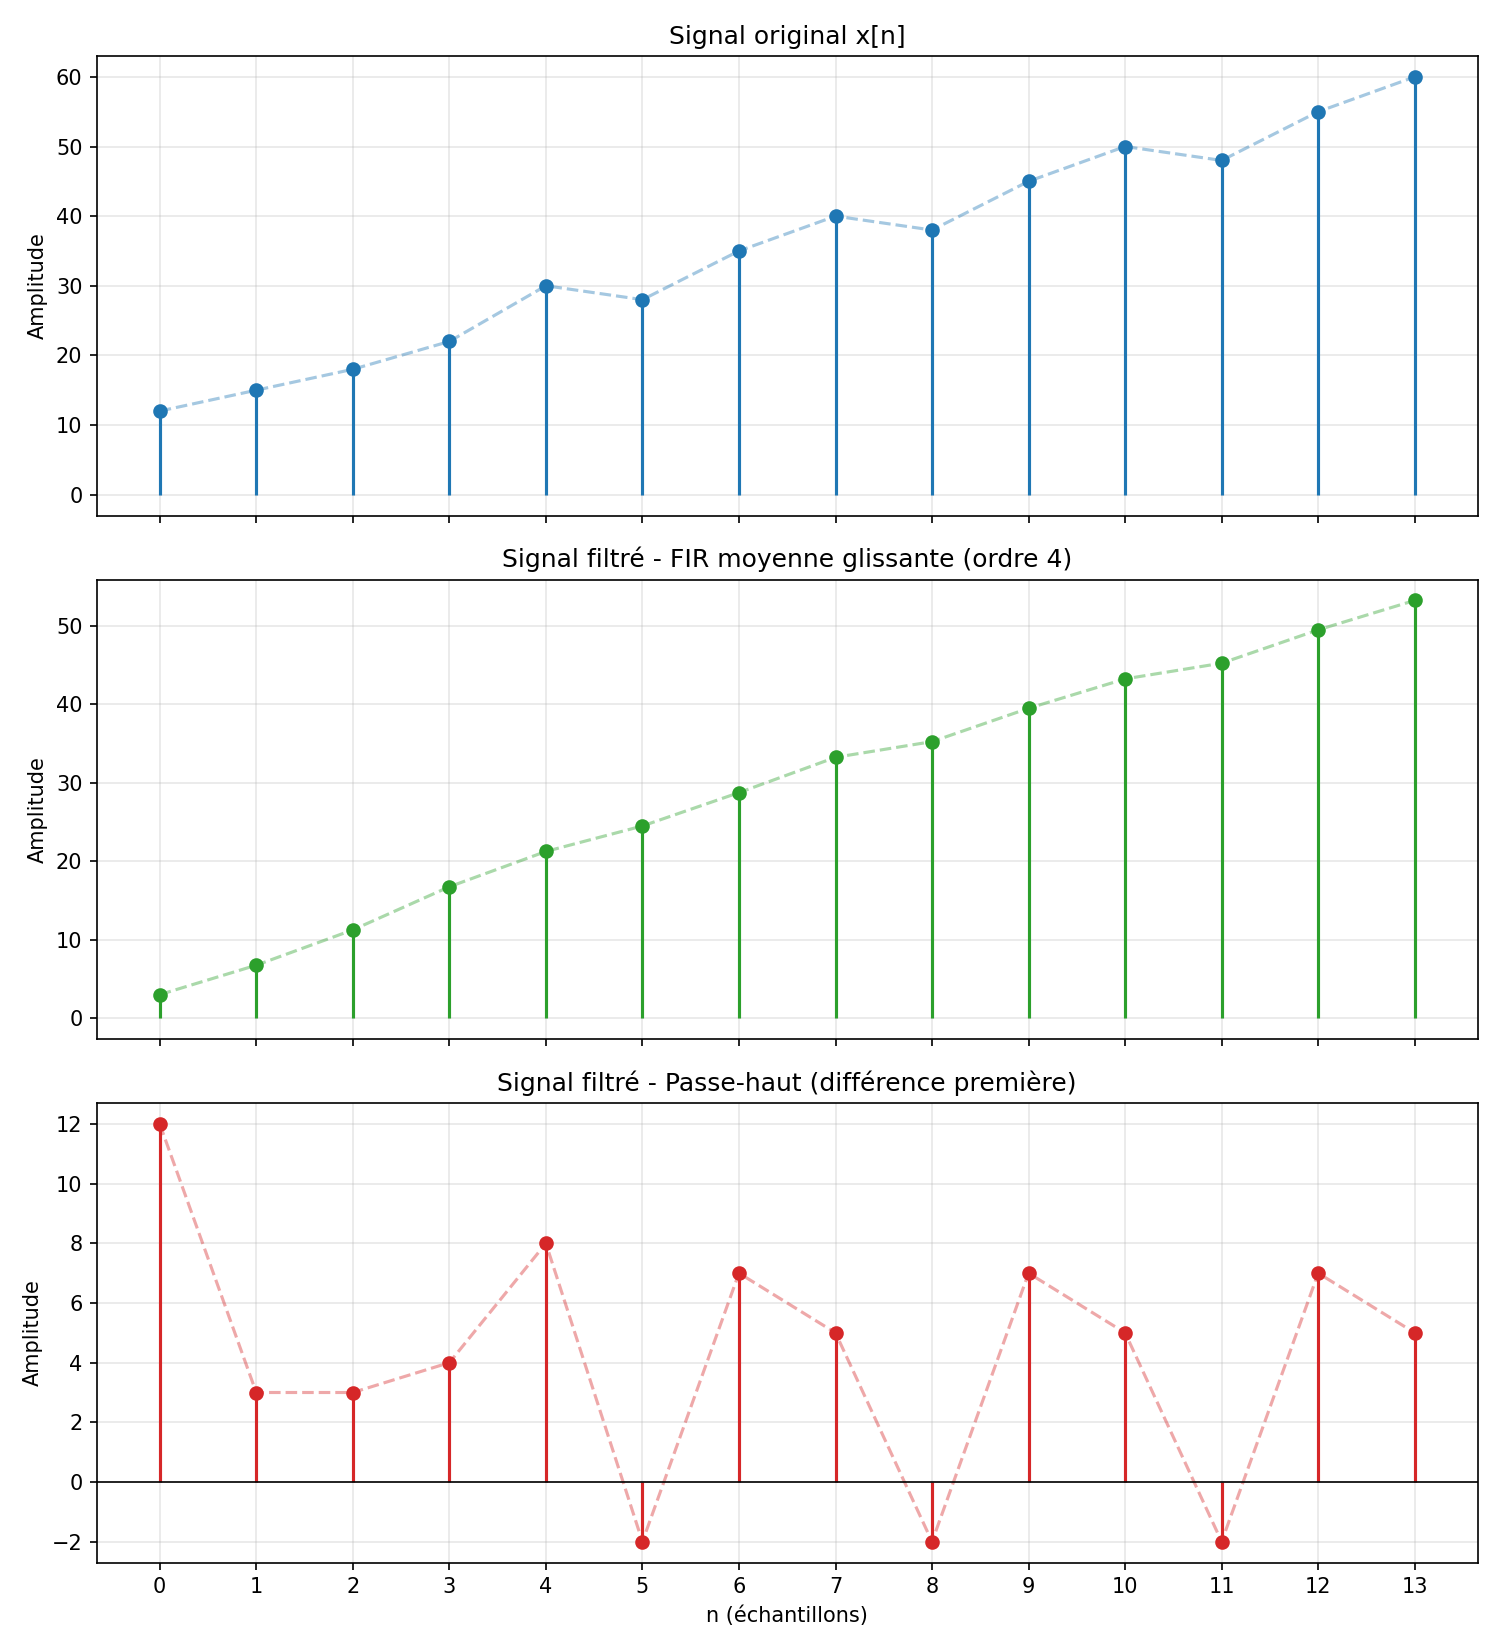

Source code (Python):
"""
TP Traitement Numérique du Signal
Partie B : Filtrage numérique
"""

import numpy as np
import pandas as pd
import matplotlib.pyplot as plt

# ---------------------------------------------------------
# Signal d'entrée x[n]
# ---------------------------------------------------------
x = np.array([12, 15, 18, 22, 30, 28, 35, 40, 38, 45, 50, 48, 55, 60])
n = np.arange(len(x))
N = len(x)

# ===========================================================
# 1) FILTRE FIR - MOYENNE GLISSANTE (ordre 4)
#    y[n] = 1/4 * sum_{k=0}^{3} x[n-k]
#    Convention : x[n] = 0 pour n < 0 (signal causal, padding à gauche)
# ===========================================================
x_pad = np.concatenate((np.zeros(3), x))  # 3 zéros ajoutés avant x[0]

y_fir = np.zeros(N)
for i in range(N):
    # x_pad[i:i+4] correspond à x[n-3..n] -> on les additionne puis /4
    y_fir[i] = np.mean(x_pad[i:i + 4])

# Vérification équivalente avec un produit de convolution (même résultat)
h_fir = np.ones(4) / 4
y_fir_conv = np.convolve(x, h_fir, mode="full")[:N]
assert np.allclose(y_fir, y_fir_conv), "Les deux méthodes doivent être identiques"

# ===========================================================
# 2) FILTRE PASSE-HAUT (différence première)
#    y[n] = x[n] - x[n-1]
#    Convention : x[-1] = 0
# ===========================================================
x_pad_hp = np.concatenate(([0], x))
y_hp = x_pad_hp[1:] - x_pad_hp[:-1]

# ===========================================================
# Tableau récapitulatif (pandas)
# ===========================================================
df = pd.DataFrame({
    "n": n,
    "x[n]": x,
    "y_FIR[n] (moy. glissante)": np.round(y_fir, 3),
    "y_HP[n] (passe-haut)": y_hp
})

print("=" * 65)
print("Tableau complet des signaux filtrés")
print("=" * 65)
print(df.to_string(index=False))

print("\n" + "=" * 65)
print("5 premières valeurs filtrées (filtre FIR moyenne glissante)")
print("=" * 65)
for i in range(5):
    print(f"y[{i}] = {y_fir[i]:.3f}")

# ---------------------------------------------------------
# Sauvegarde du tableau en CSV
# ---------------------------------------------------------
df.to_csv("partie_B_resultats.csv", index=False)

# ===========================================================
# Visualisation
# ===========================================================
fig, axes = plt.subplots(3, 1, figsize=(10, 11), sharex=True)

# --- Signal original ---
axes[0].stem(n, x, basefmt=" ", linefmt="C0-", markerfmt="C0o")
axes[0].plot(n, x, "C0--", alpha=0.4)
axes[0].set_title("Signal original x[n]")
axes[0].set_ylabel("Amplitude")
axes[0].grid(True, alpha=0.3)

# --- Signal filtré FIR ---
axes[1].stem(n, y_fir, basefmt=" ", linefmt="C2-", markerfmt="C2o")
axes[1].plot(n, y_fir, "C2--", alpha=0.4)
axes[1].set_title("Signal filtré - FIR moyenne glissante (ordre 4)")
axes[1].set_ylabel("Amplitude")
axes[1].grid(True, alpha=0.3)

# --- Signal filtré passe-haut ---
axes[2].stem(n, y_hp, basefmt=" ", linefmt="C3-", markerfmt="C3o")
axes[2].plot(n, y_hp, "C3--", alpha=0.4)
axes[2].axhline(0, color="black", linewidth=0.8)
axes[2].set_title("Signal filtré - Passe-haut (différence première)")
axes[2].set_xlabel("n (échantillons)")
axes[2].set_ylabel("Amplitude")
axes[2].grid(True, alpha=0.3)

plt.xticks(n)
plt.tight_layout()
plt.savefig("partie_B_filtrage.png", dpi=150)
plt.show()

# ===========================================================
# Comparaison superposée x[n] vs y_FIR[n]
# ===========================================================
plt.figure(figsize=(10, 5))
plt.plot(n, x, "o-", label="x[n] (original, bruité)", alpha=0.7)
plt.plot(n, y_fir, "s-", label="y[n] (FIR moyenne glissante)", linewidth=2)
plt.title("Effet du filtre FIR moyenne glissante sur le bruit")
plt.xlabel("n")
plt.ylabel("Amplitude")
plt.legend()
plt.grid(True, alpha=0.3)
plt.xticks(n)
plt.tight_layout()
plt.savefig("partie_B_comparaison_fir.png", dpi=150)
plt.show()

# ---------------------------------------------------------
# Indicateurs quantitatifs de l'effet du lissage
# ---------------------------------------------------------
variation_originale = np.sum(np.abs(np.diff(x)))
variation_filtree = np.sum(np.abs(np.diff(y_fir)))
reduction_pct = (1 - variation_filtree / variation_originale) * 100

print("\n" + "=" * 65)
print("Effet du filtre FIR sur la variabilité du signal")
print("=" * 65)
print(f"Somme des variations absolues (x[n])    : {variation_originale}")
print(f"Somme des variations absolues (y_FIR[n]): {variation_filtree:.3f}")
print(f"Réduction de variabilité                : {reduction_pct:.1f} %")

print("\n" + "=" * 65)
print("Amplitude des variations mises en évidence par le passe-haut")
print("=" * 65)
print(f"Variation max détectée (|y_HP|)  : {np.max(np.abs(y_hp))}")
print(f"Indices des plus fortes variations: {n[np.argsort(np.abs(y_hp))[::-1][:3]]}")
